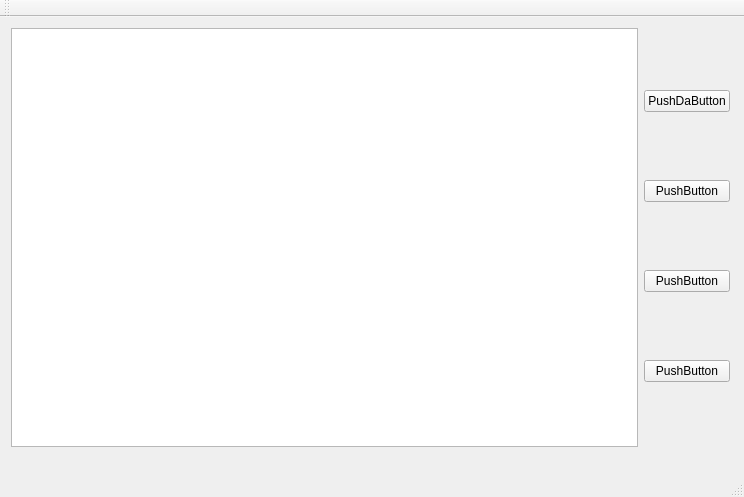
<?xml version="1.0" encoding="UTF-8"?>
<ui version="4.0">
 <class>MainWindow</class>
 <widget class="QMainWindow" name="MainWindow">
  <property name="geometry">
   <rect>
    <x>0</x>
    <y>0</y>
    <width>744</width>
    <height>497</height>
   </rect>
  </property>
  <property name="windowTitle">
   <string>MainWindow</string>
  </property>
  <widget class="QWidget" name="centralWidget">
   <widget class="QWidget" name="horizontalLayoutWidget">
    <property name="geometry">
     <rect>
      <x>0</x>
      <y>0</y>
      <width>741</width>
      <height>441</height>
     </rect>
    </property>
    <layout class="QHBoxLayout" name="horizontalLayout">
     <property name="sizeConstraint">
      <enum>QLayout::SetMaximumSize</enum>
     </property>
     <item>
      <widget class="QTreeView" name="treeView"/>
     </item>
     <item>
      <layout class="QVBoxLayout" name="verticalLayout">
       <item>
        <widget class="QPushButton" name="pushButton">
         <property name="text">
          <string>PushDaButton</string>
         </property>
        </widget>
       </item>
       <item>
        <widget class="QPushButton" name="pushButton_2">
         <property name="text">
          <string>PushButton</string>
         </property>
        </widget>
       </item>
       <item>
        <widget class="QPushButton" name="pushButton_3">
         <property name="text">
          <string>PushButton</string>
         </property>
        </widget>
       </item>
       <item>
        <widget class="QPushButton" name="pushButton_4">
         <property name="text">
          <string>PushButton</string>
         </property>
        </widget>
       </item>
      </layout>
     </item>
    </layout>
   </widget>
  </widget>
  <widget class="QMenuBar" name="menuBar">
   <property name="geometry">
    <rect>
     <x>0</x>
     <y>0</y>
     <width>744</width>
     <height>22</height>
    </rect>
   </property>
  </widget>
  <widget class="QToolBar" name="mainToolBar">
   <attribute name="toolBarArea">
    <enum>TopToolBarArea</enum>
   </attribute>
   <attribute name="toolBarBreak">
    <bool>false</bool>
   </attribute>
  </widget>
  <widget class="QStatusBar" name="statusBar"/>
 </widget>
 <layoutdefault spacing="6" margin="11"/>
 <resources/>
 <connections/>
</ui>
